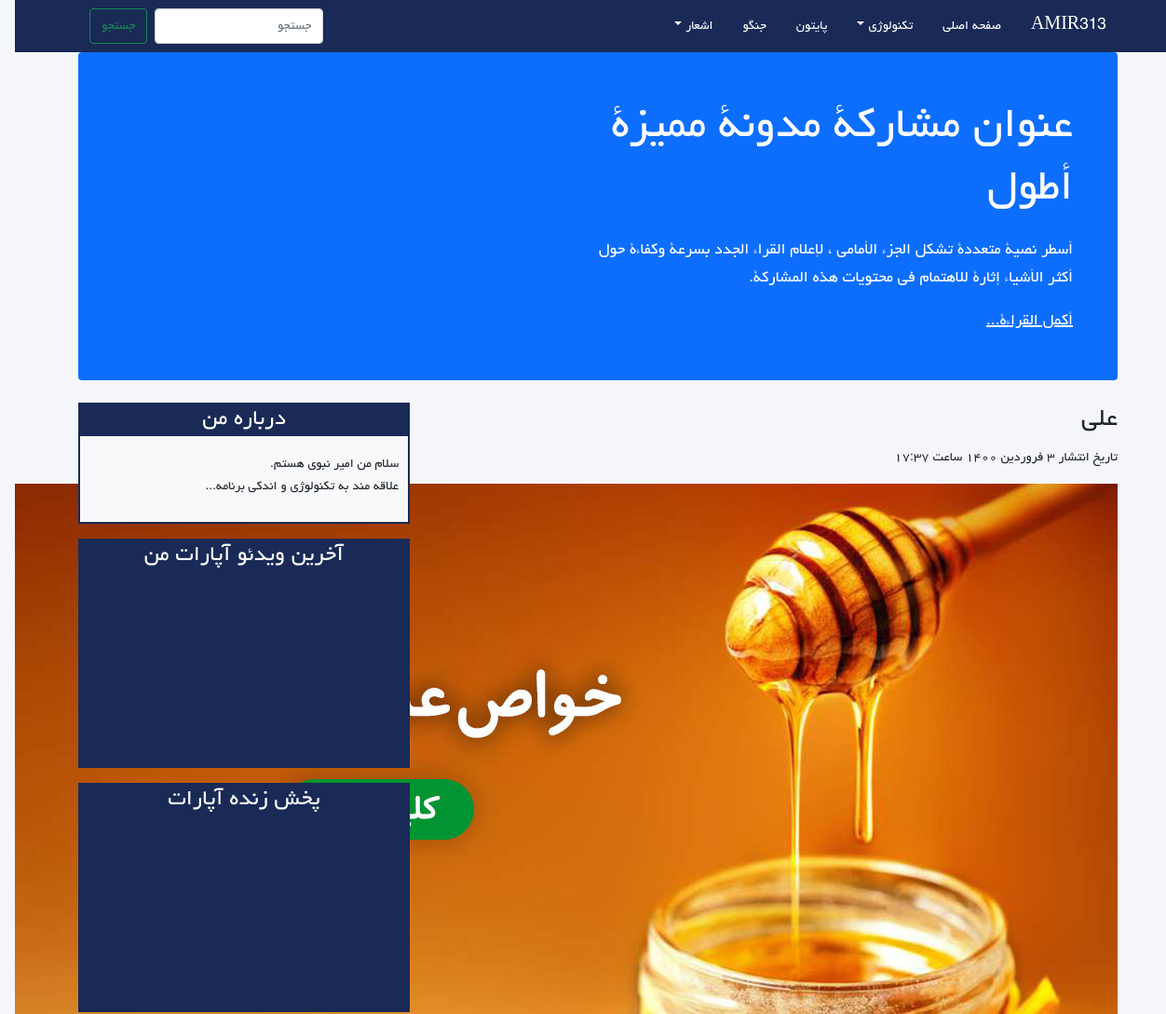
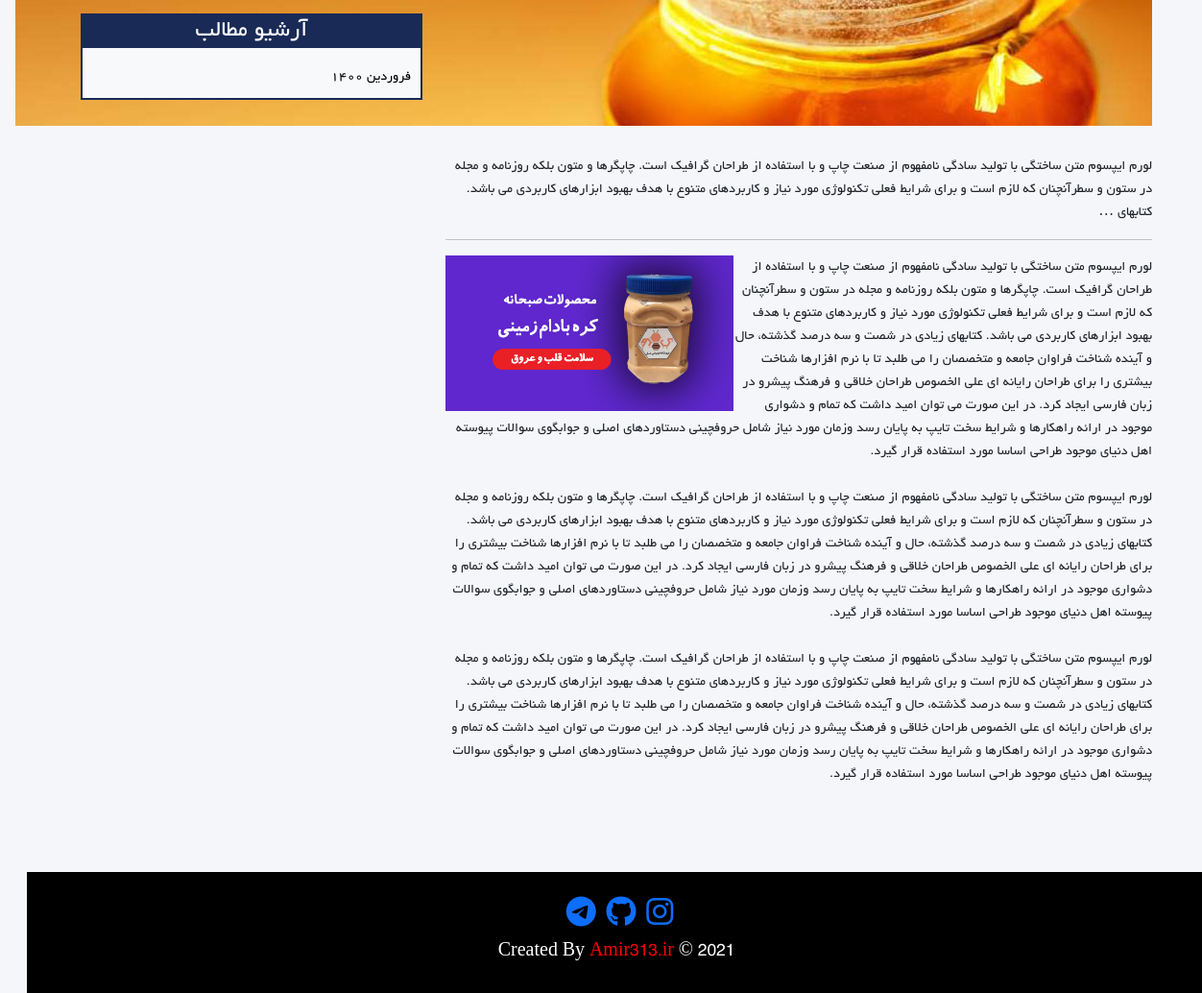
Screenshot of /post/110 with the database file from the repository (2 pictures, top to bottom).
### blog/models.py (models this page shows, shortened)
class Category(models.Model):
    parent = models.ForeignKey('self', default=None, null=True, blank=True,
                               on_delete=models.SET_NULL, related_name='children', verbose_name='زیر دسته')
    title = models.CharField(max_length=100, verbose_name="عنوان دسته بندی")
    slug = models.SlugField(max_length=200, unique=True, verbose_name="آدرس")
    status = models.BooleanField(
        default=True, verbose_name="آیا نمایش داده شود؟")
    position = models.IntegerField(verbose_name="پوزیشن")
    class Meta:
        verbose_name = "دسته بندی"
        verbose_name_plural = "دسته بندی ها"
        ordering = ['parent__id', 'position']
    objects = CategoryManager()

class Post(models.Model):
    STATUS_CHOICES = [
        ('d', 'پیش نویس'),
        ('p', 'منتشر شده'),
    ]
    title = models.CharField(max_length=100, verbose_name="عنوان")
    slug = models.SlugField(max_length=200, unique=True, verbose_name="آدرس")
    category = models.ManyToManyField(
        Category, verbose_name="دسته بندی", related_name="postcat")
    short_description = models.TextField(
        verbose_name="توضیحات کوتاه", null=True)
    description = RichTextUploadingField(
        blank=True, null=True, verbose_name="توضیحات")
    thumbnail = models.ImageField(
        upload_to="imgpost", height_field=None, width_field=None, max_length=None, verbose_name="تصویر")
    publish = models.DateTimeField(
        default=timezone.now, verbose_name="زمان انتشار")
    created = models.DateTimeField(
        auto_now_add=True, verbose_name="زمان ایجاد")
    updated = models.DateTimeField(
        auto_now=True, verbose_name="زمان بروزرسانی")
    status = models.CharField(
        max_length=1, choices=STATUS_CHOICES, verbose_name="وضعیت")
    class Meta:
        verbose_name = "پست"
        verbose_name_plural = "پست ها"
    def jpublish(self):
        return jalali_convertor(self.publish)
    jpublish.short_description = "زمان انتشار"
    objects = PostManager()
    def img_tag(self):
        return format_html( "<img src='{}' width=80 height=50>".format(self.thumbnail.url))
    img_tag.short_description="تصویر"

class Weblog_setting(models.Model):
    about_me = models.TextField(verbose_name="درباره من")
    STATUS_CHOICES = [
        ('d', 'عدم نمایش'),
        ('p', 'نمایش'),
    ]
    status = models.CharField(
        max_length=1, default='1', choices=STATUS_CHOICES, verbose_name="وضعیت")
    class Meta:
        verbose_name = "تنظیمات سایت"
        verbose_name_plural = "تنظیمات سایت"

### blog/views.py (the view)
# urls.py: path('post/<slug:slug>', detail, name="detail"),
def detail(request, slug):
    context = {
        "post": get_object_or_404(Post.objects.published(), slug=slug),
        "about": Weblog_setting.objects.filter(status="1")
    }
    return render(request, "blog/detail.html", context)

### blog/models.py (called while the page is built)
    def published(self):
        return self.filter(status='p')

    def active(self):
        return self.filter(status=True)

### blog/templatetags/base_tags.py (called while the page is built)
@register.simple_tag
def title():
    return "وبلاگ امیر نبوی"

@register.inclusion_tag("blog/partials/categoty_navbar.html")
def categoty_navbar():
    return {
        "cat": Category.objects.filter(status=True)
    }

### extentions/jalali.py (called while the page is built)
    def persian_tuple(self):
        return self.persian_year, self.persian_month, self.persian_day

### extentions/utils.py (called while the page is built)
def number_convertor(mystr):
    nums = {
        "1": "۱",
        "2": "۲",
        "3": "۳",
        "4": "۴",
        "5": "۵",
        "6": "۶",
        "7": "۷",
        "8": "۸",
        "9": "۹",
        "0": "۰",
    }
    for e, p in nums.items():
        mystr=mystr.replace(e, p)
    return mystr

def jalali_convertor(time):
    time = timezone.localtime(time)
    jmonths = ["فروردین", "ادیبهشت", "خرداد", "تیر", "مرداد",
               "شهریور", "مهر", "آبان", "آذر", "دی", "بهمن", "اسفند", ]
    time_to_str = "{},{},{}".format(time.year, time.month, time.day)
    time_to_tuple = jalali.Gregorian(time_to_str).persian_tuple()
    time_to_list = list(time_to_tuple)
    for index, month in enumerate(jmonths):
        if time_to_list[1] == index+1:
            time_to_list[1] = month
            break
    output = "تاریخ انتشار {} {} {} ساعت {}:{} ".format(
        time_to_list[2], time_to_list[1], time_to_list[0], time.hour, time.minute,
    )
    return number_convertor(output)

### blog/templates/blog/detail.html (shortened to what this page needs)
{% extends 'blog/base.html' %}
{% block content %}
<main class="container">
    <div class="p-4 p-md-5 mb-4 text-white rounded bg-primary" style="    margin-top: 56px;">
        <div class="col-md-6 px-0">
            <h1 class="display-4 font-italic">عنوان مشاركة مدونة مميزة أطول</h1>
            <p class="lead my-3">أسطر نصية متعددة تشكل الجزء الأمامي ، لإعلام القراء الجدد بسرعة وكفاءة حول أكثر
                الأشياء إثارة للاهتمام في محتويات هذه المشاركة.</p>
            <p class="lead mb-0"><a href="#" class="text-white font-weight-bold">أكمل القراءة...</a></p>
        </div>
    </div>
    <div class="row">
        <div class="col-12 col-md-8">
            <article class="blog-post">
                <h2 class="blog-post-title">{{post.title}}</h2>
                <p class="blog-post-meta"> {{post.jpublish}} </p>
                <div class="text-center" style="padding-bottom: 30px;">
                    <img class="text-end" src=" {{post.thumbnail.url}} " alt=" {{post.title}} ">
                </div>
                <p> {{post.short_description|truncatewords:50}} </p>
                <hr>
                <p> {{post.description| safe|linebreaks}} </p>
            </article>
        </div>
        <div class="col-12 col-md-4">
            <div class="bg-light box-border">
                <h3 class="bg-dark text-white text-center ">درباره من</h3>
                <div class="mb-0 padding-10" style="text-align: justify;">
                 {% for abouts in about %}
                    {{abouts.about_me|linebreaks}}
                 {% endfor %}
                </div>
            </div>
            <div class="box-border bg-dark" style="margin-top: 16px;">
                <h3 class="text-center" style="color: #fff;">آخرین ویدئو آپارات من</h3>
                <div class="h_iframe-aparat_embed_frame"><span style="display: block;padding-top: 57%"></span><iframe
                        src="https://www.aparat.com/video/video/embed/videohash/0pYc3/vt/frame"
                        title="زيرنويس فارسي يوتويوب" allowFullScreen="true" webkitallowfullscreen="true"
                        mozallowfullscreen="true"></iframe></div>
            </div>
            <div class=" bg-dark" style="margin-top: 16px;">
                <div class="box-border">
                    <h3 class="text-center text-white">پخش زنده آپارات</h3>
                    <div class="h_iframe-aparat_embed_frame"> <span
                            style="display: block;padding-top: 57%"></span><iframe scrolling="no" allowFullScreen="true"
                            webkitallowfullscreen="true" mozallowfullscreen="true"
                            src="https://www.aparat.com/embed/live/amirnabavi.ir"></iframe></div>
                </div>
            </div>
            <div class=" bg-light box-border" style="margin-top: 16px;">
                <h3 class="bg-dark text-white text-center">آرشیو مطالب</h3>
                <div class="padding-10">
                    <ol class="list-unstyled mb-0">
                        <li><a class="a_text" href="#">فروردین ۱۴۰۰</a></li>
                    </ol>
                </div>
            </div>
        </div>
    </div>
</main>
{% endblock content %}

### blog/templates/blog/base.html (shortened to what this page needs)
{% load static %}
{% load base_tags %}
<!doctype html>
<html lang="fa" dir="rtl">
<head>
    <link rel="stylesheet" href="{% static 'blog/css/style.css' %}">
    <link rel="stylesheet" href="{% static 'blog/css/mystyle.css' %}">
</head>
<body class="container-fluid" style="background-color: #f5f6fa">
    <header>
        {% categoty_navbar %}
    </header>
    {% block content %}
    {% endblock content %}
    <footer class="footer" style="    margin-top: 26px; padding-top: 15px;">
        <div class="padding-10 container">
            <a href="https://www.instagram.com/m_amir_nabavi"><i class="fa fa-instagram "
                    style="font-size:xx-large ;padding-left: 7px;"></i></a>
            <a href="https://github.com/mohamadamirnabavi"><i class="fa fa-github "
                    style="font-size:xx-large ;padding-left: 7px;"></i></a>
            <a href="https://t.me/M_amir_nn"><i class="fa fa-telegram "
                    style="font-size:xx-large ;padding-left: 7px;"></i></a>
        </div>
        <div>
            <h5 style="padding-bottom: 30px; background-color: black;">
                Created By
                <a href=" {% url 'blog:home' %} " class="footer__text" target="_blank" rel="noopener">Amir313.ir</a>
                &copy; 2021
            </h5>
        </div>
    </footer>
</body>
</html>

### blog/templates/blog/partials/categoty_navbar.html (shortened to what this page needs)
<nav class="navbar navbar-expand-lg navbar-dark bg-dark row fixed-top">
    <div class="">
        <div class="container">
            <div class="collapse navbar-collapse" id="navbarSupportedContent">
                <a class="navbar-brand" href="{% url 'blog:home' %}">AMIR313</a>
                <ul class="navbar-nav me-auto mb-2 mb-lg-0">
                    <li class="nav-item">
                        <a class="nav-link active" href=" {% url 'blog:home' %}">صفحه اصلی</a>
                    </li>
                    {% for cats in cat  %}
                    {% if cats.parent == none %}
                    <li class="{% if cats.children.active %} nav-item dropdown {% else %} nav-item {% endif %}">
            <a class="{% if cats.children.active %} nav-link dropdown-toggle active " id="navbarDropdown"
                 role="button" data-bs-toggle="dropdown" {% else %} nav-link active"{% endif %}
                            href="{% url 'blog:category' cats.slug %}">{{cats.title}}</a>
                    </li>
                    {% endif %}
                    {% endfor %}
                </ul>
                <form class="d-flex">
                    <input class="form-control me-2" type="search" placeholder="جستجو">
                    <button class="btn btn-outline-success" type="submit">جستجو </button>
                </form>
            </div>
        </div>
    </div>
</nav>

### static/blog/css/mystyle.css (style rules this page uses)
.footer { text-align: center; height: 100px; width: 100%; bottom: 0 !important; background-color: black; color: white; }
.footer__text { color: red; text-decoration: none; }
.box-border { border: 2px solid #192a56; }
.a_text { color: black; text-decoration: none; }
.padding-10 { padding:10px }
ul { white-space: nowrap; }

### blog/templates/blog/detail.html (style rules this page uses)
.h_iframe-aparat_embed_frame { position: relative; }
.h_iframe-aparat_embed_frame iframe { position: absolute; top: 0; left: 0; width: 100%; height: 100%; }

### rows the page displays
Category: title "تکنولوژی"
Category: title "پایتون"
Category: title "جنگو"
Category: title "اشعار"
Post: title "علی", jpublish "تاریخ انتشار ۳ فروردین ۱۴۰۰ ساعت ۱۷:۳۷", thumbnail (picture), short_description "لورم ایپسوم متن ساختگی با تولید سادگی نامفهوم از صنعت چاپ و با استفاده از طراحان گرافیک است. چاپگرها و متون بلکه روزنامه و مجله در ستون و سطرآنچنان که لازم است و برای شرایط فعلی تکنولوژی مورد نیاز و کاربردهای متنوع با هدف بهبود ابزارهای کاربردی می باشد. کتابهای …", description (picture), description "لورم ایپسوم متن ساختگی با تولید سادگی نامفهوم از صنعت چاپ و با استفاده از طراحان گرافیک است. چاپگرها و متون بلکه روزنامه و مجله در ستون و سطرآنچنان که لازم است و برای شرایط فعلی تکنولوژی مورد نیاز و کاربردهای متنوع با هدف بهبود ابزارهای کاربردی می باشد. کتابهای زیادی در شصت و سه درصد گذشته، حال و آینده شناخت فراوان جامعه و متخصصان را می طلبد تا با نرم افزارها شناخت بیشتری را برای طراحان رایانه ای علی الخصوص طراحان خلاقی و فرهنگ پیشرو در زبان فارسی ایجاد کرد. در این صورت می توان امید داشت که تمام و دشواری موجود در ارائه راهکارها و شرایط سخت تایپ به پایان رسد وزمان مورد نیاز شامل حروفچینی دستاوردهای اصلی و جوابگوی سوالات پیوسته اهل دنیای موجود طراحی اساسا مورد استفاده قرار گیرد. لورم ایپسوم…"
Weblog_setting: about_me "سلام من امیر نبوی هستم. علاقه مند به تکنولوژی و اندکی برنامه..."
